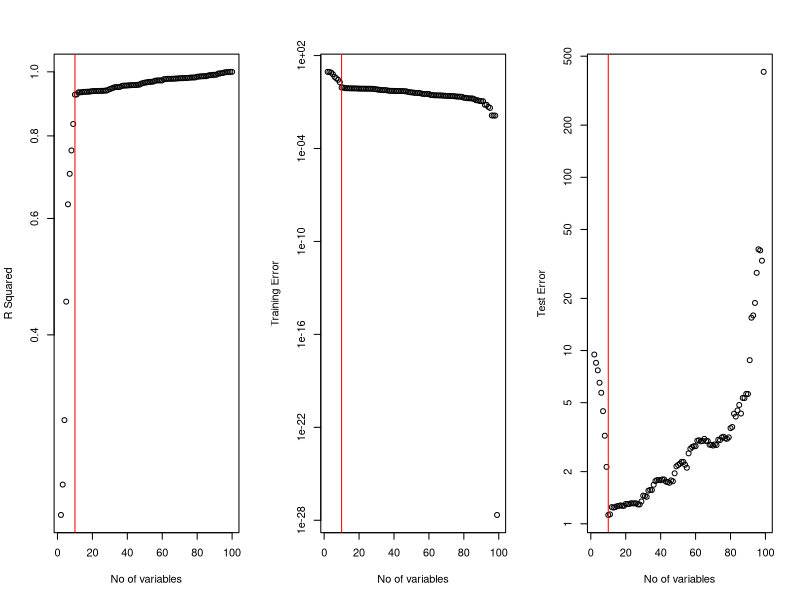
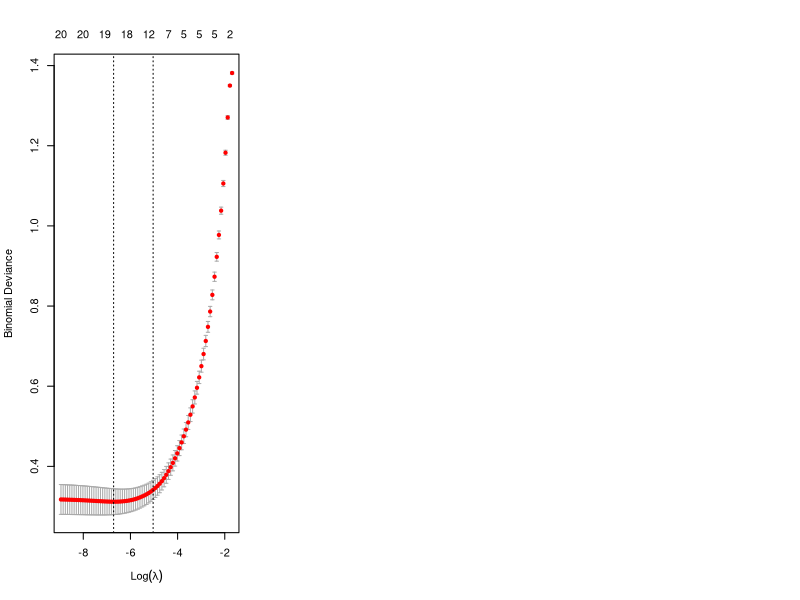

The R script that drew these images, in order:
## ---- chunk 1
xtr <- matrix(rnorm(100*100), ncol=100)
xte <- matrix(rnorm(100000*100), ncol=100)
beta <- c(rep(1,10), rep(0,90))
ytr <- xtr%*%beta + rnorm(100)
yte <- xte%*%beta + rnorm(100000)
rsq <- trainerr <- testerr <- NULL
for(i in 2:100){
  mod <- lm(ytr~xtr[,1:i])
  rsq <- c(rsq, summary(mod)$r.squared)
  beta <- mod$coef[-1]
  intercept <- mod$coef[1]
  trainerr <- c(trainerr, mean((xtr[,1:i]%*%beta+intercept - ytr)^2))
  testerr <- c(testerr, mean((xte[,1:i]%*%beta+intercept - yte)^2))
}
par(mfrow=c(1,3))
plot(2:100, rsq, xlab="No of variables", ylab="R Squared", log="y")
abline(v=10, col="red")
plot(2:100, trainerr, xlab="No of variables", ylab="Training Error", log="y")
abline(v=10, col="red")
plot(2:100, testerr, xlab="No of variables", ylab="Test Error", log="y")
abline(v=10, col="red")
## ---- chunk 2
xtr <- matrix(rnorm(1000*20), ncol=20)
beta <- c(rep(1,10), rep(0,10))
ytr <- 1*((xtr%*%beta + .2*rnorm(1000)) >= 0)
mod <- glm(ytr~xtr, family="binomial")
print(summary(mod))
## ---- chunk 3
library(glmnet)
#LASSO for Logistic Regression
xtr <- matrix(rnorm(1000*20), ncol=20)
beta <- c(rep(1,5), rep(0,15))
ytr <- 1*((xtr%*%beta + .5*rnorm(1000)) >= 0)
cv.out <- cv.glmnet(xtr, ytr, family="binomial", alpha=1)
plot(cv.out)
